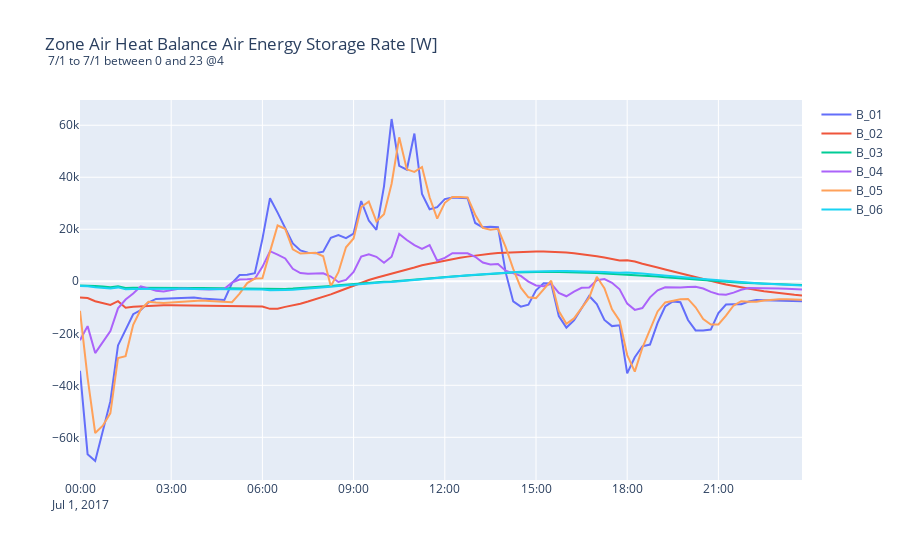

The notebook cell saved with this chart:
### Code cell
assert ez2.plt
ez2.plt.get_collection_for_variable(ov.zone_energy_balance)
ez2.plt.create_plot(SHOW_FIG=False)
